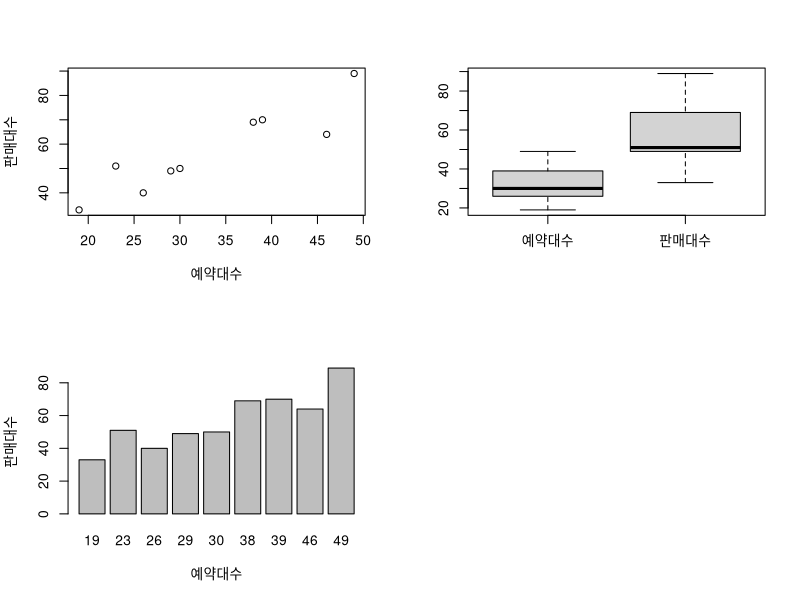
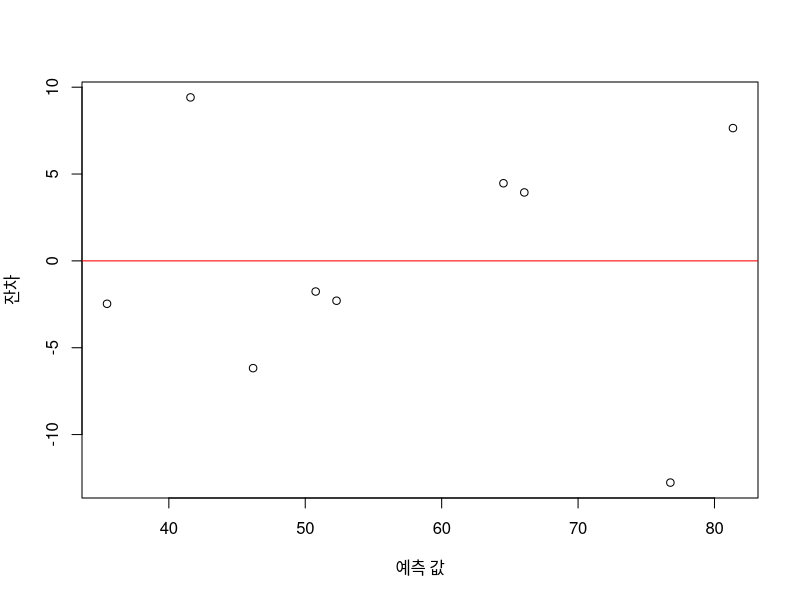
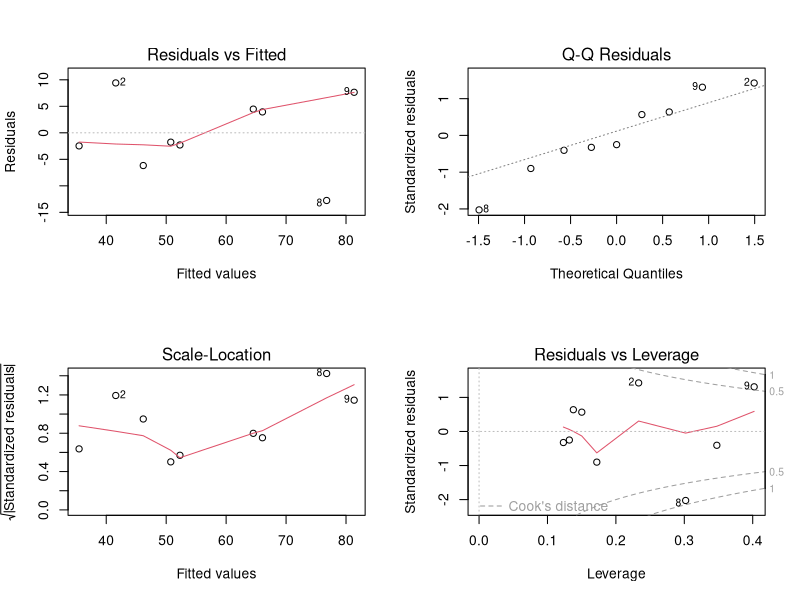

These charts were generated, in order, by the following R code:
x <- c(19,23, 26,29,30, 38, 39, 46, 49)
y <- c(33, 51, 40, 49, 50, 69, 70, 64, 89)

shapiro.test(x)
shapiro.test(y)
#x와 y가 정규분포함 

par(mfrow = c(2,2))
plot(x, y, xlab = "예약대수", ylab = "판매대수")
boxplot(x,y, names = c("예약대수", "판매대수"))
barplot(y, names.arg = x, xlab = "예약대수", ylab = "판매대수")

cov(x, y)
cor(x, y)
cor.test(x, y, conf.level = 0.95)

lm(formula = y ~ x)
m <- lm(formula = y ~ x)
summary(m)
shapiro.test(m$residuals)

par(mfrow = c(1,1))
plot(m$residuals ~ m$fitted.values, xlab = "예측 값", ylab = "잔차")
abline(h = 0, col = "red")

par(mfrow = c(2,2))
plot(m)
